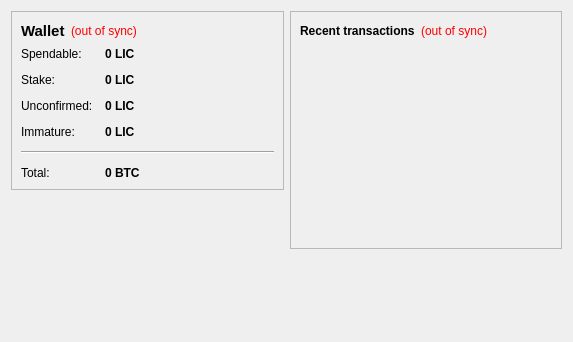
<?xml version="1.0" encoding="UTF-8"?>
<ui version="4.0">
 <class>OverviewPage</class>
 <widget class="QWidget" name="OverviewPage">
  <property name="geometry">
   <rect>
    <x>0</x>
    <y>0</y>
    <width>573</width>
    <height>342</height>
   </rect>
  </property>
  <property name="windowTitle">
   <string>Form</string>
  </property>
  <layout class="QHBoxLayout" name="horizontalLayout" stretch="1,1">
   <item>
    <layout class="QVBoxLayout" name="verticalLayout_2">
     <item>
      <widget class="QFrame" name="frame">
       <property name="frameShape">
        <enum>QFrame::StyledPanel</enum>
       </property>
       <property name="frameShadow">
        <enum>QFrame::Raised</enum>
       </property>
       <layout class="QVBoxLayout" name="verticalLayout_4">
        <item>
         <layout class="QHBoxLayout" name="horizontalLayout_4">
          <item>
           <widget class="QLabel" name="label_5">
            <property name="font">
             <font>
              <pointsize>11</pointsize>
              <weight>75</weight>
              <bold>true</bold>
             </font>
            </property>
            <property name="text">
             <string>Wallet</string>
            </property>
           </widget>
          </item>
          <item>
           <widget class="QLabel" name="labelWalletStatus">
            <property name="toolTip">
             <string>The displayed information may be out of date. Your wallet automatically synchronizes with the Liracoin network after a connection is established, but this process has not completed yet.</string>
            </property>
            <property name="styleSheet">
             <string notr="true">QLabel { color: red; }</string>
            </property>
            <property name="text">
             <string notr="true">(out of sync)</string>
            </property>
            <property name="alignment">
             <set>Qt::AlignLeading|Qt::AlignLeft|Qt::AlignVCenter</set>
            </property>
           </widget>
          </item>
          <item>
           <spacer name="horizontalSpacer_2">
            <property name="orientation">
             <enum>Qt::Horizontal</enum>
            </property>
            <property name="sizeHint" stdset="0">
             <size>
              <width>40</width>
              <height>20</height>
             </size>
            </property>
           </spacer>
          </item>
         </layout>
        </item>
        <item>
         <layout class="QFormLayout" name="formLayout_2">
          <property name="fieldGrowthPolicy">
           <enum>QFormLayout::AllNonFixedFieldsGrow</enum>
          </property>
          <property name="horizontalSpacing">
           <number>12</number>
          </property>
          <property name="verticalSpacing">
           <number>12</number>
          </property>
          <item row="0" column="0">
           <widget class="QLabel" name="label">
            <property name="text">
             <string>Spendable:</string>
            </property>
           </widget>
          </item>
          <item row="0" column="1">
           <widget class="QLabel" name="labelBalance">
            <property name="font">
             <font>
              <weight>75</weight>
              <bold>true</bold>
             </font>
            </property>
            <property name="cursor">
             <cursorShape>IBeamCursor</cursorShape>
            </property>
            <property name="toolTip">
             <string>Your current spendable balance</string>
            </property>
            <property name="text">
             <string notr="true">0 LIC</string>
            </property>
            <property name="textInteractionFlags">
             <set>Qt::LinksAccessibleByMouse|Qt::TextSelectableByKeyboard|Qt::TextSelectableByMouse</set>
            </property>
           </widget>
          </item>
          <item row="1" column="0">
           <widget class="QLabel" name="label_6">
            <property name="text">
             <string>Stake:</string>
            </property>
           </widget>
          </item>
          <item row="1" column="1">
           <widget class="QLabel" name="labelStake">
            <property name="font">
             <font>
              <weight>75</weight>
              <bold>true</bold>
             </font>
            </property>
            <property name="cursor">
             <cursorShape>IBeamCursor</cursorShape>
            </property>
            <property name="toolTip">
             <string>Total of coins that was staked, and do not yet count toward the current balance</string>
            </property>
            <property name="text">
             <string notr="true">0 LIC</string>
            </property>
            <property name="textInteractionFlags">
             <set>Qt::LinksAccessibleByMouse|Qt::TextSelectableByKeyboard|Qt::TextSelectableByMouse</set>
            </property>
           </widget>
          </item>
          <item row="2" column="0">
           <widget class="QLabel" name="label_3">
            <property name="text">
             <string>Unconfirmed:</string>
            </property>
           </widget>
          </item>
          <item row="2" column="1">
           <widget class="QLabel" name="labelUnconfirmed">
            <property name="font">
             <font>
              <weight>75</weight>
              <bold>true</bold>
             </font>
            </property>
            <property name="cursor">
             <cursorShape>IBeamCursor</cursorShape>
            </property>
            <property name="toolTip">
             <string>Total of transactions that have yet to be confirmed, and do not yet count toward the current balance</string>
            </property>
            <property name="text">
             <string notr="true">0 LIC</string>
            </property>
            <property name="textInteractionFlags">
             <set>Qt::LinksAccessibleByMouse|Qt::TextSelectableByKeyboard|Qt::TextSelectableByMouse</set>
            </property>
           </widget>
          </item>
          <item row="3" column="0">
           <widget class="QLabel" name="labelImmatureText">
            <property name="text">
             <string>Immature:</string>
            </property>
           </widget>
          </item>
          <item row="3" column="1">
           <widget class="QLabel" name="labelImmature">
            <property name="font">
             <font>
              <weight>75</weight>
              <bold>true</bold>
             </font>
            </property>
            <property name="toolTip">
             <string>Mined balance that has not yet matured</string>
            </property>
            <property name="text">
             <string notr="true">0 LIC</string>
            </property>
            <property name="textInteractionFlags">
             <set>Qt::LinksAccessibleByMouse|Qt::TextSelectableByKeyboard|Qt::TextSelectableByMouse</set>
            </property>
           </widget>
          </item>
          <item row="4" column="0" colspan="2">
           <widget class="Line" name="line">
            <property name="orientation">
             <enum>Qt::Horizontal</enum>
            </property>
           </widget>
          </item>
          <item row="5" column="0">
           <widget class="QLabel" name="labelTotalText">
            <property name="text">
             <string>Total:</string>
            </property>
           </widget>
          </item>
          <item row="5" column="1">
           <widget class="QLabel" name="labelTotal">
            <property name="font">
             <font>
              <weight>75</weight>
              <bold>true</bold>
             </font>
            </property>
            <property name="cursor">
             <cursorShape>IBeamCursor</cursorShape>
            </property>
            <property name="toolTip">
             <string>Your current total balance</string>
            </property>
            <property name="text">
             <string notr="true">0 BTC</string>
            </property>
            <property name="textInteractionFlags">
             <set>Qt::LinksAccessibleByMouse|Qt::TextSelectableByKeyboard|Qt::TextSelectableByMouse</set>
            </property>
           </widget>
          </item>
         </layout>
        </item>
       </layout>
      </widget>
     </item>
     <item>
      <spacer name="verticalSpacer">
       <property name="orientation">
        <enum>Qt::Vertical</enum>
       </property>
       <property name="sizeHint" stdset="0">
        <size>
         <width>20</width>
         <height>40</height>
        </size>
       </property>
      </spacer>
     </item>
    </layout>
   </item>
   <item>
    <layout class="QVBoxLayout" name="verticalLayout_3">
     <item>
      <widget class="QFrame" name="frame_2">
       <property name="frameShape">
        <enum>QFrame::StyledPanel</enum>
       </property>
       <property name="frameShadow">
        <enum>QFrame::Raised</enum>
       </property>
       <layout class="QVBoxLayout" name="verticalLayout">
        <item>
         <layout class="QHBoxLayout" name="horizontalLayout_2">
          <item>
           <widget class="QLabel" name="label_4">
            <property name="text">
             <string>&lt;b&gt;Recent transactions&lt;/b&gt;</string>
            </property>
           </widget>
          </item>
          <item>
           <widget class="QLabel" name="labelTransactionsStatus">
            <property name="toolTip">
             <string>The displayed information may be out of date. Your wallet automatically synchronizes with the Liracoin network after a connection is established, but this process has not completed yet.</string>
            </property>
            <property name="styleSheet">
             <string notr="true">QLabel { color: red; }</string>
            </property>
            <property name="text">
             <string notr="true">(out of sync)</string>
            </property>
            <property name="alignment">
             <set>Qt::AlignRight|Qt::AlignTrailing|Qt::AlignVCenter</set>
            </property>
           </widget>
          </item>
          <item>
           <spacer name="horizontalSpacer">
            <property name="orientation">
             <enum>Qt::Horizontal</enum>
            </property>
            <property name="sizeHint" stdset="0">
             <size>
              <width>40</width>
              <height>20</height>
             </size>
            </property>
           </spacer>
          </item>
         </layout>
        </item>
        <item>
         <widget class="QListView" name="listTransactions">
          <property name="styleSheet">
           <string notr="true">QListView { background: transparent; }</string>
          </property>
          <property name="frameShape">
           <enum>QFrame::NoFrame</enum>
          </property>
          <property name="verticalScrollBarPolicy">
           <enum>Qt::ScrollBarAlwaysOff</enum>
          </property>
          <property name="horizontalScrollBarPolicy">
           <enum>Qt::ScrollBarAlwaysOff</enum>
          </property>
          <property name="selectionMode">
           <enum>QAbstractItemView::NoSelection</enum>
          </property>
         </widget>
        </item>
       </layout>
      </widget>
     </item>
     <item>
      <spacer name="verticalSpacer_2">
       <property name="orientation">
        <enum>Qt::Vertical</enum>
       </property>
       <property name="sizeHint" stdset="0">
        <size>
         <width>20</width>
         <height>40</height>
        </size>
       </property>
      </spacer>
     </item>
    </layout>
   </item>
  </layout>
 </widget>
 <resources/>
 <connections/>
</ui>
